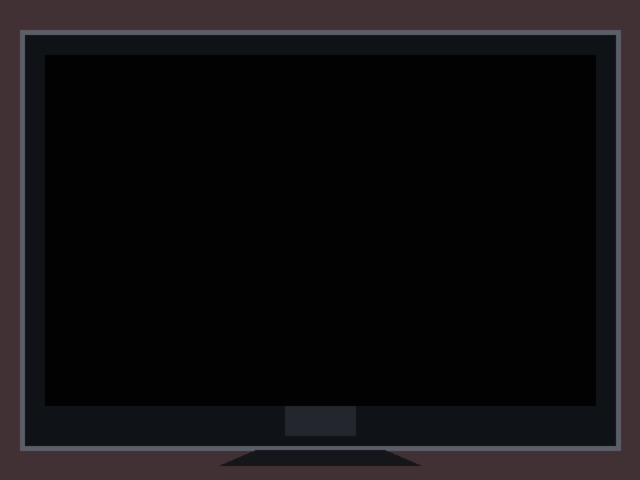
#> input picture screen_status_dataset/images/test/black_screen_000.jpg, 640 x 480 px, given in place of the camera
$ jupyter execute camera_tamper_attack.ipynb   (older library calls are emulated)   (text cells are left out)
#> lines starting #> are read from the running program, lines starting #| are printed output that depends on the picture; after the words box and inside, x2 and y2 are one past the last pixel; in counts of white or black regions, pixels touching at a corner belong together
### alarm_popup.py
"""Non-blocking Tk popup for camera tamper alarms."""

from __future__ import annotations

import tkinter as tk


class CameraAlarmPopup:
    """Show or hide a topmost alarm while the video loop keeps running."""

    def __init__(self, message: str = "摄像头正在被遮挡") -> None:
#> further down, frame is the input picture: shape (480, 640, 3); mean B, G, R 17.6, 15.8, 17.9
        self._root: tk.Tk | None = None
        self._visible = False
        try:
            root = tk.Tk()
        except tk.TclError:
            # Headless environments can still run the detector without a popup.
            return

        self._root = root
        root.withdraw()
        root.title("摄像头报警")
        root.geometry("520x130+620+80")
        root.configure(bg="#8b0000")
        root.attributes("-topmost", True)
        root.resizable(False, False)
        tk.Label(
            root,
            text=message,
            bg="#8b0000",
            fg="white",
            font=("Microsoft YaHei UI", 20, "bold"),
            padx=28,
            pady=18,
        ).pack()

    # [16 lines left out: function set_alarm, not called in this run]

    def close(self) -> None:
        """Close the popup window."""
        if self._root is not None:
            self._root.destroy()
            self._root = None
            self._visible = False

### camera_tamper_attack.ipynb
[cell 1]
import numpy as np
import cv2
import matplotlib.pyplot as plt
import os, time, copy
from alarm_popup import CameraAlarmPopup
# import matplotlib
# matplotlib.use('TkAgg')

os.environ['TZ'] = 'Asia/Ho_Chi_Minh' # set new timezone
# time.tzset()

[cell 2]
# # load csv that contain groundtruth
# import pandas as pd
# df = pd.read_csv('/home/dev1/Downloads/UHCTD Comprehensive Dataset For Camera Tampering Detection/Camera B/Testing video/Day 3/annotations.csv')
# df.head()

[cell 3]
# df.loc[df['is tampered'] == 2]  # find tamper in csv file: 1: covered, 2: blur, 3: moved

[cell 4]
cap = cv2.VideoCapture(0)  # built-in Windows camera
capture_fps = cap.get(cv2.CAP_PROP_FPS)
if not np.isfinite(capture_fps) or capture_fps <= 0:
    capture_fps = 30.0
alarm_seconds = 5.0
fgbg = cv2.createBackgroundSubtractorMOG2(detectShadows=False)
fgbg.setNMixtures(4)
fgbg.setVarInit(100)

start_frame, end_frame = 0, np.inf
assert start_frame < end_frame, 'start_frame must be smaller than end_frame'

# Background model settings
warmup_learning_rate = 0.01   # learn the normal scene at startup
learning_rate = 0.0001        # very slow update during normal monitoring
freeze_learning_rate = 0.0    # freeze background after tamper is detected

# Detection settings
t_init = max(1, int(round(alarm_seconds * capture_fps)))
t_fix = 600
t_set = max(1, int(round(alarm_seconds * capture_fps)))
w = 700
assert w > t_fix, 'w must be larger than t_fix'

frame_no = 0
tamper_flag = 0
tamper_flag_count = 0
tamper_validation_count = 0
fixed_tamper_flag = False

[cell 5]
# [30 lines left out: functions sobel_edge_detection, calculate_th, not called in this run]


def calculate_quality_metrics(frame):
    # Metrics used when a scene has few or no edges, such as a wall.
    gray = cv2.cvtColor(frame, cv2.COLOR_BGR2GRAY)
    brightness = float(np.mean(gray))
#> brightness = 16.69
    variance = float(np.var(gray))
#> variance = 555.5
    sharpness = float(cv2.Laplacian(gray, cv2.CV_64F).var())
#> sharpness = 110.6
    edges = cv2.Canny(gray, 50, 150)
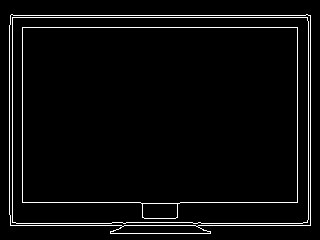
#> edges: shape (240, 320); 4.1% white in thin lines or dots, all inside (x1, y1, x2, y2) = (9, 14, 311, 234)
    edge_ratio = float(np.mean(edges > 0))
#> edge_ratio = 0.0405

    hist = cv2.calcHist([gray], [0], None, [256], [0, 256]).ravel()
#> hist = 256 values, max 47470 at index 2, min 0 at index 0, mean 300
    hist = hist / (hist.sum() + 1e-8)
#> hist = 256 values, max 0.618 at index 2, min 0 at index 0, mean 0.00391
    entropy = float(-np.sum(hist[hist > 0] * np.log2(hist[hist > 0])))
#> entropy = 1.99

    return {
        "brightness": brightness,
        "variance": variance,
        "sharpness": sharpness,
        "edge_ratio": edge_ratio,
        "entropy": entropy,
        "gray": gray,
    }

[cell 6]
aedr = 0
edr_sum = 0
bg_temp = None

aedr_list = []
edr_list = []
aedr_th_list = []
th_list = []

tamper_flag = 0
tamper_flag_count = 0
tamper_validation_count = 0
fixed_tamper_flag = False

frame_no = 0
start_frame = 0
end_frame = np.inf

t_set = max(1, int(round(alarm_seconds * capture_fps)))
t_fix = 600
w = 700
sensitivity = 6.0

[cell 7]
# [18 lines left out: function calculate_tamper_validation_count, not called in this run]


# Runtime state
aedr = 0.0
edr_sum = 0.0
bg_temp = None

aedr_list = []
edr_list = []
aedr_th_list = []
th_list = []

t_set = max(1, int(round(alarm_seconds * capture_fps)))
t_fix = 600
w = 700
sensitivity = 8.0
# Edge-only alarms are too sensitive for motionless backgrounds.
# Occlusion is confirmed by the global quality/scene-change checks below.
use_edge_alarm = False

tamper_flag = 0
tamper_flag_count = 0
tamper_validation_count = 0
fixed_tamper_flag = False

# Reference frame and quality-rule state.
reference_gray = None
anchor_reference = None
adaptive_reference = None
baseline_metrics = None
baseline_count = 0
quality_abnormal_count = 0
quality_recovery_count = 0
quality_tamper_flag = 0

frame_no = 0
start_frame = 0
end_frame = np.inf

print("开始摄像头遮挡检测")
print("正常状态：camera_status = 1")
print("遮挡状态：camera_status = 0")
alarm_popup = CameraAlarmPopup()
previous_camera_status = 1


while True:
    frame_no += 1
    notification = "Normal"

    ret, frame = cap.read()
    if not ret:
        print("无法读取摄像头画面")
        break

    if frame_no > start_frame:
        frame = cv2.resize(frame, (320, 240))
        quality = calculate_quality_metrics(frame)
#> quality = 6 items
        frame_gray = quality["gray"]

        # Establish a stable normal reference during the first 100 frames.
        if baseline_count < 100:
            if reference_gray is None:
                reference_gray = frame_gray.copy()
                baseline_metrics = {
                    key: quality[key]
                    for key in ("brightness", "variance", "sharpness", "edge_ratio", "entropy")
                }
#> baseline_metrics = {'brightness': 16.69, 'variance': 555.5, 'sharpness': 110.6, 'edge_ratio': 0.0405, 'entropy': 1.99}
            else:
                reference_gray = cv2.addWeighted(
                    reference_gray, 0.98, frame_gray, 0.02, 0
                )
                for key in baseline_metrics:
                    baseline_metrics[key] = (
                        0.98 * baseline_metrics[key] + 0.02 * quality[key]
                    )
            baseline_count += 1

            if baseline_count == 100:
                anchor_reference = reference_gray.copy()
                adaptive_reference = reference_gray.copy()

        cv2.imshow("frame_rgb", frame)
        cv2.moveWindow("frame_rgb", 500, 50)

        # MOG2 learns at startup, updates slowly during normal operation,
        # and freezes after the tamper state is confirmed.
        if frame_no <= 100:
            current_learning_rate = 0.01
        elif tamper_flag == 1:
            current_learning_rate = 0.0
        else:
            current_learning_rate = 0.0001

        fgmask = fgbg.apply(frame, learningRate=current_learning_rate)
#> fgmask: shape (240, 320); every value is 255
        fgmask = cv2.dilate(
            fgmask,
            np.ones((5, 5), dtype=np.uint8)
        )

        # A nearby moving face can change many pixels. Ignore it unless the
        # whole image also becomes low-information or changes globally.
        motion_ratio = float(np.mean(fgmask == 255))
#> motion_ratio = 1
        quality_abnormal = False
        quality_reasons = []

        anchor_diff = 0.0
        adaptive_diff = 0.0
        changed_ratio = 0.0

        if (
            baseline_count >= 100
            and baseline_metrics is not None
            and anchor_reference is not None
            and adaptive_reference is not None
        ):
            anchor_diff = float(
                np.mean(cv2.absdiff(frame_gray, anchor_reference)) / 255.0
            )
            adaptive_diff = float(
                np.mean(cv2.absdiff(frame_gray, adaptive_reference)) / 255.0
            )
            changed_ratio = float(
                np.mean(cv2.absdiff(frame_gray, anchor_reference) > 20)
            )

            brightness_change = abs(
                quality["brightness"] - baseline_metrics["brightness"]
            ) / (baseline_metrics["brightness"] + 1.0)
            # A plain wall can already have low variance/entropy.
            # Only treat these as abnormal when they drop from a textured baseline.
            low_variance = (
                baseline_metrics["variance"] > 20.0
                and quality["variance"] < baseline_metrics["variance"] * 0.35
            )
            low_entropy = (
                baseline_metrics["entropy"] > 2.0
                and quality["entropy"] < baseline_metrics["entropy"] * 0.65
            )
            edge_drop = (
                baseline_metrics["edge_ratio"] > 0.01
                and quality["edge_ratio"] < baseline_metrics["edge_ratio"] * 0.55
            )
            brightness_shift = abs(
                quality["brightness"] - baseline_metrics["brightness"]
            ) / (baseline_metrics["brightness"] + 1.0)
            hard_black_or_white = (
                (quality["brightness"] < 15 or quality["brightness"] > 245)
                and brightness_shift > 0.25
            )

            # A large scene change (for example, a person entering) is not
            # itself an occlusion. Require evidence that image quality got
            # worse as well: extreme brightness, blur, or information loss.
            quality_signal = (
                low_variance
                or low_entropy
                or edge_drop
                or hard_black_or_white
            )
            global_scene_change = changed_ratio > 0.30 and quality_signal
            slow_occlusion = (
                changed_ratio > 0.30
                and adaptive_diff > 0.10
                and motion_ratio < 0.20
                and quality_signal
            )
            quality_candidate = global_scene_change or slow_occlusion
            low_information_scene = (
                baseline_metrics["variance"] < 20.0
                or baseline_metrics["edge_ratio"] < 0.01
                or baseline_metrics["entropy"] < 2.0
            )
            # Plain walls are naturally low-edge scenes; edge loss alone is
            # not evidence of occlusion there. Keep hard black/white alarms.
            if low_information_scene and not hard_black_or_white:
                quality_candidate = False

            person_moving = motion_ratio > 0.20 and not (
                low_variance or low_entropy or hard_black_or_white
            )
            quality_abnormal = quality_candidate and not person_moving

            if quality_abnormal:
                quality_abnormal_count += 1
                quality_recovery_count = 0
                quality_reasons = [
                    f"anchor_diff={anchor_diff:.2f}",
                    f"brightness_change={brightness_change:.2f}",
                ]
            else:
                quality_recovery_count += 1
                quality_abnormal_count = 0

                # Slowly follow ordinary lighting and auto-exposure changes.
                for key in ("brightness", "variance", "sharpness", "edge_ratio", "entropy"):
                    baseline_metrics[key] = (
                        0.998 * baseline_metrics[key] + 0.002 * quality[key]
                    )

            if quality_abnormal_count >= 25:
                quality_tamper_flag = 1
            elif quality_recovery_count >= 20:
                quality_tamper_flag = 0

            # If the current frame still matches the adaptive normal
            # reference, background-model drift must not keep an alarm on.
            scene_matches_adaptive = adaptive_diff < 0.05 and changed_ratio < 0.10
            if scene_matches_adaptive:
                quality_tamper_flag = 0
                quality_abnormal_count = 0
                quality_recovery_count = 0
                tamper_validation_count = 0
                tamper_flag = 0
                fixed_tamper_flag = False

        if tamper_flag == 1 and bg_temp is not None:
            bg = bg_temp.copy()
        else:
            bg = fgbg.getBackgroundImage()
            if bg is not None:
                bg_temp = bg.copy()

        if bg is None:
            if cv2.waitKey(1) & 0xFF == ord("q"):
                break
            continue

        cv2.imshow("fgmask", fgmask)
        cv2.moveWindow("fgmask", 900, 225)
        cv2.imshow("bg", bg)
        cv2.moveWindow("bg", 100, 50)

        background_gray = cv2.cvtColor(bg, cv2.COLOR_BGR2GRAY)

        if frame_no > start_frame + 1:
            mask_to_exclude = (fgmask == 255)

            e_bg = sobel_edge_detection(background_gray)
            cv2.imshow("bg_sobel", e_bg)
            cv2.moveWindow("bg_sobel", 100, 400)

            e_c = sobel_edge_detection(frame_gray)
            cv2.imshow("c_sobel", e_c)
            cv2.moveWindow("c_sobel", 500, 400)

            th = calculate_th(e_bg)
            e_bg[mask_to_exclude] = 0
            e_c[mask_to_exclude] = 0
            edr = 1 - (np.sum(e_bg & e_c) / (np.sum(e_bg) + 1))

            # EMA baseline avoids indefinite drift during long runs.
            if tamper_flag == 0 and not quality_abnormal:
                if aedr == 0:
                    aedr = edr
                else:
                    aedr = 0.98 * aedr + 0.02 * edr

            if frame_no > t_init + start_frame:
                tamper_validation_count = calculate_tamper_validation_count(
                    tamper_validation_count,
                    w,
                    edr,
                    aedr,
                    th,
                    sensitivity=sensitivity,
                    quality_abnormal=(quality_tamper_flag == 1 and quality_abnormal),
                    edge_enabled=(
                        baseline_metrics is not None
                        and baseline_metrics["variance"] >= 20.0
                        and baseline_metrics["edge_ratio"] >= 0.01
                        and baseline_metrics["entropy"] >= 2.0
                        and use_edge_alarm
                        and changed_ratio >= 0.30
                        and motion_ratio < 0.20
                    )
                )

                tamper_flag = int(tamper_validation_count > t_set)
                if tamper_flag == 1:
                    notification = "Tamper suspected"
                else:
                    notification = "Normal"
                    fixed_tamper_flag = False

                tamper_flag_count += tamper_flag

                if tamper_validation_count > t_fix:
                    notification = "Tamper attacked"
                    fixed_tamper_flag = True

            camera_status = 1 - int(bool(tamper_flag))
            alarm_popup.set_alarm(camera_status == 0)
            if camera_status != previous_camera_status:
                print("报警状态切换：" + ("摄像头正在被遮挡" if camera_status == 0 else "摄像头已恢复正常"))
                previous_camera_status = camera_status

            print(
                "{:s} | frame no: {:d} "
                "\t edr: {:.4f} "
                "\t aedr: {:.4f} "
                "\t th: {:.4f} "
                "\t anchor diff: {:.3f} "
                "\t adaptive diff: {:.3f} "
                "\t changed ratio: {:.3f} "
                "\t quality flag: {:d} "
                "\t camera status: {:d} "
                "\t validation count: {:d} "
                "\t status: {:s}".format(
                    time.strftime("%Y-%m-%d %H:%M:%S"),
                    frame_no,
                    edr,
                    aedr,
                    th,
                    anchor_diff,
                    adaptive_diff,
                    changed_ratio,
                    quality_tamper_flag,
                    camera_status,
                    tamper_validation_count,
                    notification
                )
            )

            aedr_list.append(aedr)
            edr_list.append(edr)
            aedr_th_list.append(aedr + th)
            th_list.append(th)

            if (
                adaptive_reference is not None
                and tamper_flag == 0
                and quality_tamper_flag == 0
                and not quality_abnormal
                and motion_ratio < 0.05
            ):
                adaptive_reference = cv2.addWeighted(
                    adaptive_reference, 0.995, frame_gray, 0.005, 0
                )

    if cv2.waitKey(1) & 0xFF == ord("q"):
#> (key q is pressed here)
        break

    if frame_no == end_frame:
        break


cap.release()
cv2.destroyAllWindows()
alarm_popup.close()

[cell 8]
# # eval    (turn on these code for eval)
# print('detection rate: {:.2f}'.format(tp/(tp+fn)))
# print('precision rate: {:.2f}'.format(tp/(tp+fp)))
# print('daily false alarm rate: {:.2f}'.format(fp/frame_no))

[cell 9]
# plot
import matplotlib.pyplot as plt
plt.figure(figsize=(16, 9))
plt.plot(aedr_list, 'r', label='AEDR')
plt.plot(edr_list, 'b', linestyle = ':', label='EDR')
plt.plot(aedr_th_list, 'g', linestyle = '-.', label='AEDR + TH')
plt.plot(th_list, 'brown', linestyle = '--', label='TH')
plt.ylim([0, 1])
plt.xlim([0, len(th_list)])
plt.title('If the blue line exceeds the green line, it is camera tamper attack')
plt.xlabel('Frame number + {:d}'.format(start_frame))
plt.ylabel('Edge disappearance ratio')
plt.legend()
# Display
plt.show()
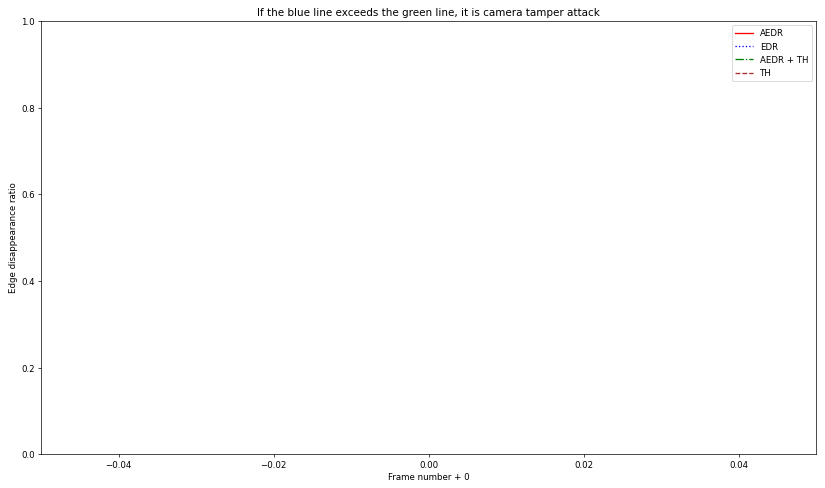
#> figure drawn by matplotlib, 1 panel
